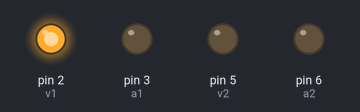
This sketch was run on a simulated Arduino Uno, built with avr-gcc and run on an emulated ATmega328P. On the bench: output pins drawn as LEDs (lit = HIGH). Pins used as bus, display or sensor lines are not drawn.

Above: at 5.0 s.
At 10.2 s:
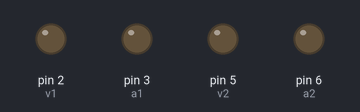
At 14.0 s:
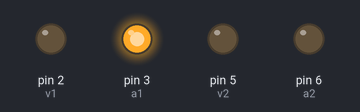
At 20.0 s:
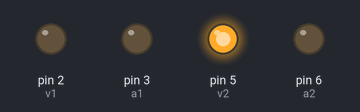
At 29.0 s:
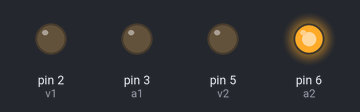
Timing chart, 0 to 39.0 s (numbered marks = the images above):
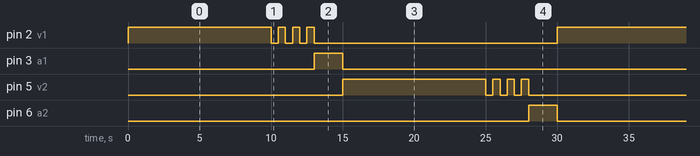

The sketch:

3_SemaforoCrucero.ino
```cpp
const byte v1 = 2, v2 = 5;
const byte a1 = 3, a2 = 6;
const byte r1 = 4, r2 = 7;

void setup()
{
  //CONFIGURAR PINES Y CONDICIONES INICIALES
  for(byte i = 2; i<8; i++)
  {
    pinMode(i, OUTPUT);
    digitalWrite(i , LOW);
  }
}

void loop()
{
  digitalWrite(v1, HIGH);
  digitalWrite(r2, HIGH);
  delay(10000);

  for(byte i = 0; i<3; i++)
  {
    digitalWrite(v1,LOW);
    delay(500);
    digitalWrite(v1,HIGH);
    delay(500);
  }

  digitalWrite(v1, LOW);
  digitalWrite(a1, HIGH);
  delay(2000);

  digitalWrite(a1,LOW);
  digitalWrite(r1,HIGH);
  digitalWrite(r2,LOW);
  digitalWrite(v2,HIGH);
  delay(10000);

  for(byte i = 0; i<3; i++)
  {
    digitalWrite(v2,LOW);
    delay(500);
    digitalWrite(v2,HIGH);
    delay(500);
  }

  digitalWrite(v2, LOW);
  digitalWrite(a2, HIGH);
  delay(2000);

  digitalWrite(a2, LOW);
  digitalWrite(r1, LOW);
}
```

Measured:
- by itself, pin 2 (v1), pin 5 (v2): repeats every 30.0 s: 3 × (LOW 0.50 s, HIGH 0.50 s), LOW 17.0 s, HIGH 10.0 s
- by itself, pin 3 (a1), pin 6 (a2): alternates HIGH for 2.0 s and LOW for 28.0 s
- by itself, everything shown: repeats every 30.0 s, in 17 steps
